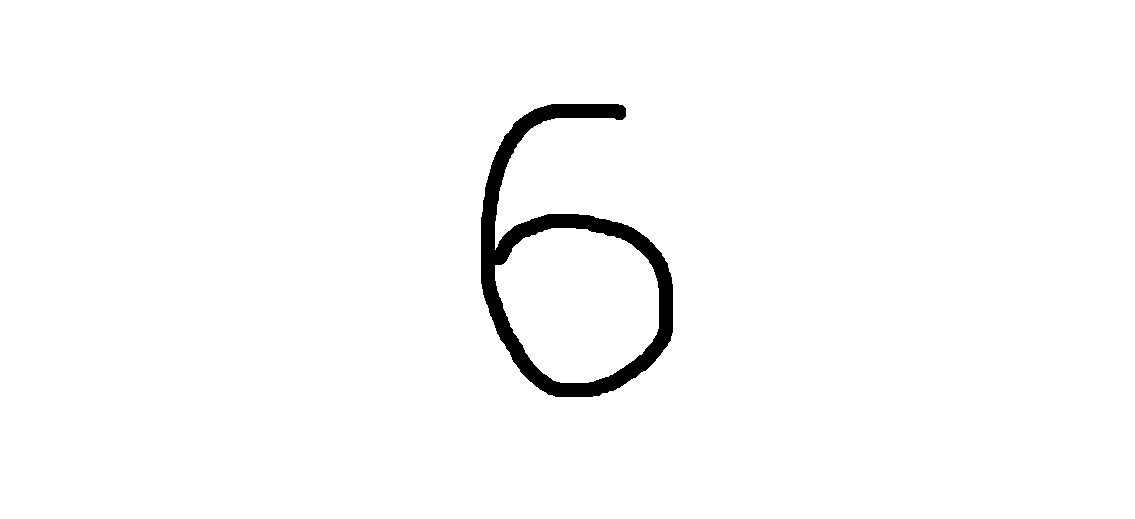
#> input picture test.png, 1135 x 519 px
$ python process_image.py
#> lines starting #> are read from the running program, lines starting #| are printed output that depends on the picture; after the words box and inside, x2 and y2 are one past the last pixel; in counts of white or black regions, pixels touching at a corner belong together
import numpy as np
from PIL import Image, ImageOps
import os

def mnistify(image_path, out_bin="models/input.bin", out_png="models/input_preview.png",
             invert_auto=True, binarize=True):
#> called with image_path = 'test.png', out_bin = 'models/input.bin', out_png = 'models/input_preview.png', invert_auto = True, binarize = True
    os.makedirs(os.path.dirname(out_bin), exist_ok=True)

    # 1) 读图 -> 灰度
    img = Image.open(image_path).convert("L")
#> img: PIL image 1135x519 L; 98% white; 1 black region, box (x1, y1, x2, y2) and area: (481, 104, 673, 397) 11560

    # 2) 自动判断是否需要反色：目标是“黑底白字”（笔画亮）
    # 判断依据：平均灰度高 -> 可能是白底黑字，需要反色
    arr0 = np.array(img, dtype=np.uint8)
    if invert_auto:
        if arr0.mean() > 127:
            img = ImageOps.invert(img)
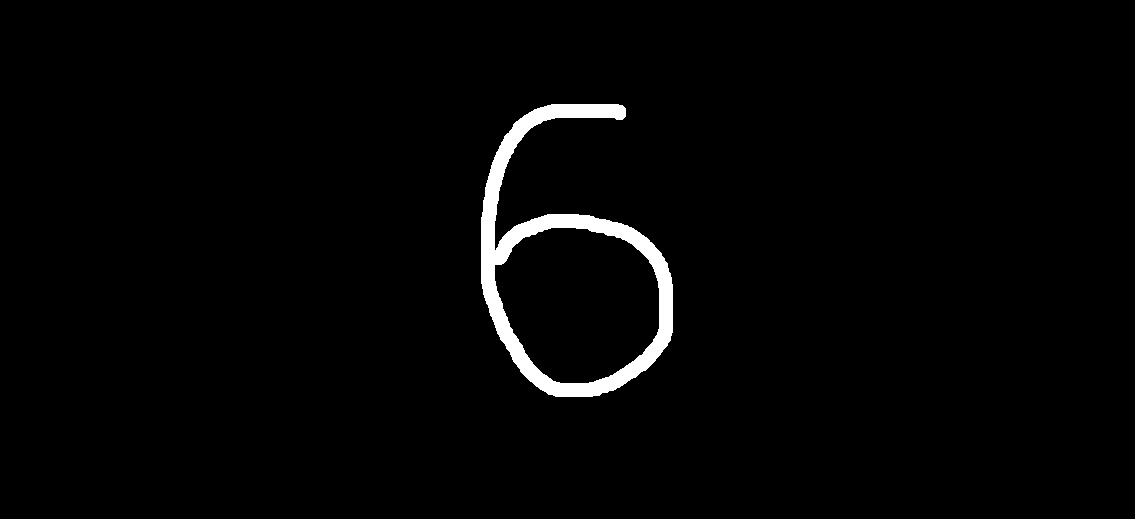
#> img: PIL image 1135x519 L; 2% white; 1 white region, box (x1, y1, x2, y2) and area: (481, 104, 673, 397) 11560

    # 3) 去噪 + 二值化（可选，但对拍照/扫描很有用）
    # 简单阈值：先用中值滤波再阈值（不依赖opencv）
    # 你也可以把阈值调成 80~180 试试
    if binarize:
        # PIL 自带的点运算阈值
        img = img.point(lambda p: 255 if p > 80 else 0)

    # 4) 裁剪到数字本体（去掉大片空白）
    arr = np.array(img, dtype=np.uint8)
    ys, xs = np.where(arr > 0)  # 白色笔画
#> ys = 11560 values from 104 to 396; xs = 11560 values, max 672 at index 7075, min 481 at index 3106, mean 563.1
    if len(xs) == 0 or len(ys) == 0:
        raise RuntimeError("没检测到笔画（图像可能太暗/阈值不合适/反色不对）")

    x0, x1 = xs.min(), xs.max()
#> x0 = 481; x1 = 672
    y0, y1 = ys.min(), ys.max()
#> y0 = 104; y1 = 396
    img = img.crop((x0, y0, x1 + 1, y1 + 1))
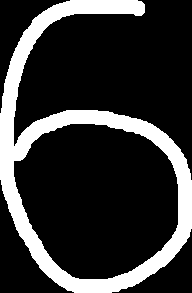
#> img: PIL image 192x293 L; 20.5% white; 1 white region, box (x1, y1, x2, y2) and area: (0, 0, 192, 293) 11560

    # 5) 等比缩放：最长边 -> 20 像素（MNIST 经典做法）
    w, h = img.size
#> w = 192; h = 293
    scale = 20.0 / max(w, h)
#> scale = 0.0683
    new_w = max(1, int(round(w * scale)))
#> new_w = 13
    new_h = max(1, int(round(h * scale)))
#> new_h = 20
    img = img.resize((new_w, new_h), resample=Image.BILINEAR)

    # 6) padding 到 28×28，并“居中”
    canvas = Image.new("L", (28, 28), 0)
#> canvas: PIL image 28x28 L; every value is 0
    left = (28 - new_w) // 2
#> left = 7
    top  = (28 - new_h) // 2
#> top = 4
    canvas.paste(img, (left, top))
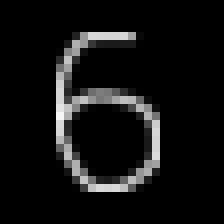
#> canvas: PIL image 28x28 L (shown 8 times larger); min 0, max 247, mean 17.6

    # 7) 生成网络输入：ToTensor -> [0,1] -> 标准化
    data = np.array(canvas, dtype=np.float32) / 255.0
    data = (data - 0.1307) / 0.3081

    # 8) 保存预览图（保存“未标准化”的更直观）
    preview = (np.array(canvas, dtype=np.uint8))
    Image.fromarray(preview).save(out_png)

    # 9) 保存 bin（float32, 784）
    data.reshape(1, 784).astype(np.float32).tofile(out_bin)

    print("✅ MNIST化完成")
    print(f"  - preview: {out_png}")
    print(f"  - input.bin: {out_bin}")
    print(f"  - invert_auto={invert_auto}, binarize={binarize}, crop=({x0},{y0})-({x1},{y1})")
#|   - invert_auto=True, binarize=True, crop=(481,104)-(672,396)

if __name__ == "__main__":
    mnistify("test.png")

$ run again, with ._ui_tmp.png copied over test.png
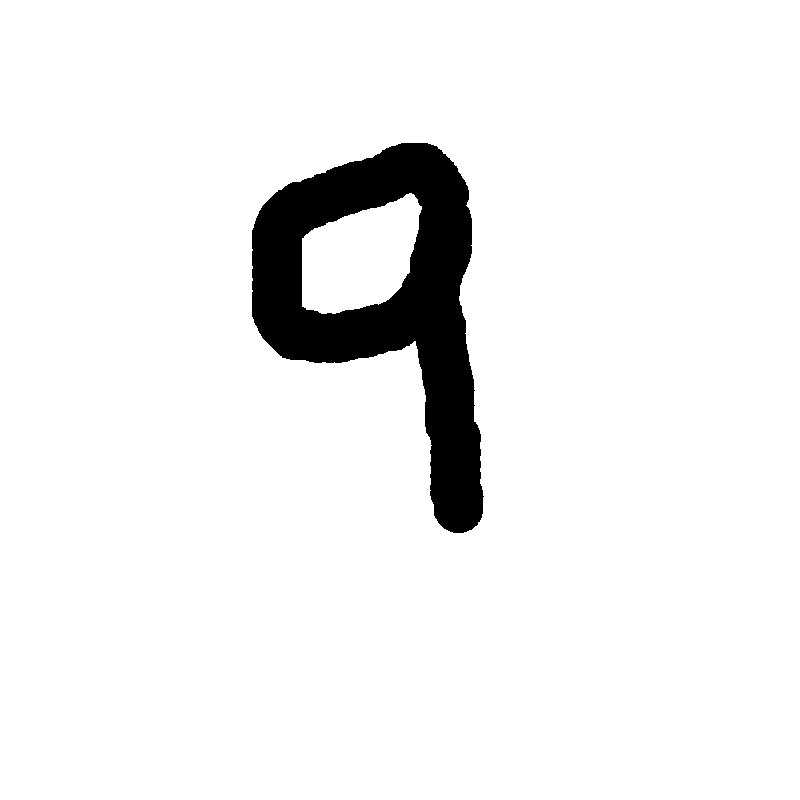
#> input picture ._ui_tmp.png, 800 x 800 px
#> in mnistify, img is the input picture: PIL image 800x800 L; 94% white; 1 black region, box (x1, y1, x2, y2) and area: (252, 143, 484, 533) 38641
#> x0 = 252; x1 = 483
#> y0 = 143; y1 = 532
#> in mnistify, `img = img.crop((x0, y0, x1 + 1, y1 + 1))`:
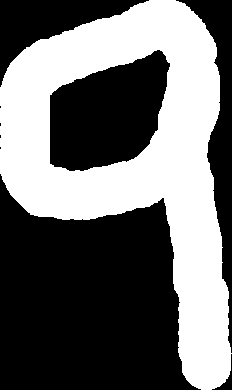
#> img: PIL image 232x390 L; 42.7% white; 1 white region, box (x1, y1, x2, y2) and area: (0, 0, 232, 390) 38641
#> in mnistify, `canvas.paste(img, (left, top))`:
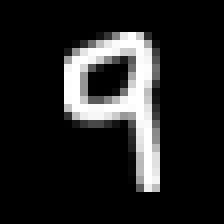
#> canvas: PIL image 28x28 L (shown 8 times larger); min 0, max 255, mean 33.7
#|   - invert_auto=True, binarize=True, crop=(252,143)-(483,532)
